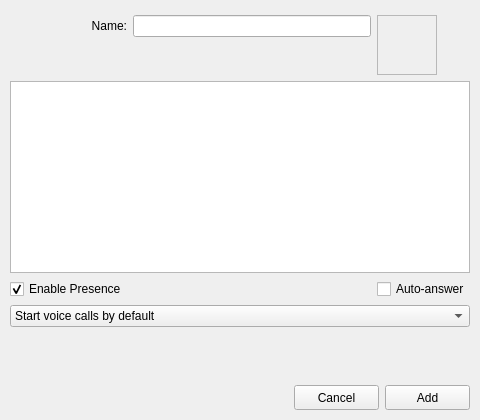
<?xml version="1.0" encoding="UTF-8"?>
<ui version="4.0">
 <class>contact_editor</class>
 <widget class="QDialog" name="contact_editor">
  <property name="geometry">
   <rect>
    <x>0</x>
    <y>0</y>
    <width>480</width>
    <height>420</height>
   </rect>
  </property>
  <property name="minimumSize">
   <size>
    <width>480</width>
    <height>420</height>
   </size>
  </property>
  <property name="windowTitle">
   <string>Contact Editor</string>
  </property>
  <layout class="QGridLayout" name="grid_layout">
   <property name="leftMargin">
    <number>10</number>
   </property>
   <property name="topMargin">
    <number>15</number>
   </property>
   <property name="rightMargin">
    <number>10</number>
   </property>
   <property name="bottomMargin">
    <number>10</number>
   </property>
   <item row="0" column="1">
    <widget class="LineEdit" name="name_editor">
     <property name="inactiveText" stdset="0">
      <string>Contact Name</string>
     </property>
     <property name="widgetSpacing" stdset="0">
      <number>0</number>
     </property>
    </widget>
   </item>
   <item row="0" column="0">
    <widget class="QLabel" name="name_label">
     <property name="text">
      <string>Name:</string>
     </property>
     <property name="alignment">
      <set>Qt::AlignRight|Qt::AlignTrailing|Qt::AlignVCenter</set>
     </property>
    </widget>
   </item>
   <item row="0" column="2" rowspan="2">
    <widget class="IconSelector" name="icon_selector">
     <property name="sizePolicy">
      <sizepolicy hsizetype="Minimum" vsizetype="Minimum">
       <horstretch>0</horstretch>
       <verstretch>0</verstretch>
      </sizepolicy>
     </property>
     <property name="minimumSize">
      <size>
       <width>60</width>
       <height>60</height>
      </size>
     </property>
     <property name="maximumSize">
      <size>
       <width>60</width>
       <height>60</height>
      </size>
     </property>
     <property name="frameShape">
      <enum>QFrame::StyledPanel</enum>
     </property>
     <property name="frameShadow">
      <enum>QFrame::Sunken</enum>
     </property>
     <property name="pixmap">
      <pixmap>icons/default-avatar.png</pixmap>
     </property>
     <property name="alignment">
      <set>Qt::AlignCenter</set>
     </property>
     <property name="default_icon" stdset="0">
      <iconset>
       <normaloff>icons/default-avatar.png</normaloff>icons/default-avatar.png</iconset>
     </property>
     <property name="icon_size" stdset="0">
      <number>48</number>
     </property>
    </widget>
   </item>
   <item row="6" column="0" colspan="3">
    <layout class="QHBoxLayout" name="button_box_layout">
     <property name="spacing">
      <number>6</number>
     </property>
     <item>
      <spacer name="button_box_spacer">
       <property name="orientation">
        <enum>Qt::Horizontal</enum>
       </property>
       <property name="sizeHint" stdset="0">
        <size>
         <width>40</width>
         <height>20</height>
        </size>
       </property>
      </spacer>
     </item>
     <item>
      <widget class="QPushButton" name="reject_button">
       <property name="minimumSize">
        <size>
         <width>85</width>
         <height>25</height>
        </size>
       </property>
       <property name="text">
        <string>Cancel</string>
       </property>
       <property name="autoDefault">
        <bool>false</bool>
       </property>
      </widget>
     </item>
     <item>
      <widget class="QPushButton" name="accept_button">
       <property name="minimumSize">
        <size>
         <width>85</width>
         <height>25</height>
        </size>
       </property>
       <property name="text">
        <string>Add</string>
       </property>
       <property name="autoDefault">
        <bool>false</bool>
       </property>
       <property name="default">
        <bool>false</bool>
       </property>
      </widget>
     </item>
    </layout>
   </item>
   <item row="5" column="0" colspan="3">
    <spacer name="grid_spacer">
     <property name="orientation">
      <enum>Qt::Vertical</enum>
     </property>
     <property name="sizeType">
      <enum>QSizePolicy::MinimumExpanding</enum>
     </property>
     <property name="sizeHint" stdset="0">
      <size>
       <width>20</width>
       <height>20</height>
      </size>
     </property>
    </spacer>
   </item>
   <item row="2" column="0" colspan="3">
    <widget class="ContactURITableView" name="addresses_table">
     <property name="palette">
      <palette>
       <active>
        <colorrole role="AlternateBase">
         <brush brushstyle="SolidPattern">
          <color alpha="255">
           <red>238</red>
           <green>238</green>
           <blue>238</blue>
          </color>
         </brush>
        </colorrole>
       </active>
       <inactive>
        <colorrole role="AlternateBase">
         <brush brushstyle="SolidPattern">
          <color alpha="255">
           <red>238</red>
           <green>238</green>
           <blue>238</blue>
          </color>
         </brush>
        </colorrole>
       </inactive>
       <disabled>
        <colorrole role="AlternateBase">
         <brush brushstyle="SolidPattern">
          <color alpha="255">
           <red>238</red>
           <green>238</green>
           <blue>238</blue>
          </color>
         </brush>
        </colorrole>
       </disabled>
      </palette>
     </property>
     <property name="alternatingRowColors">
      <bool>true</bool>
     </property>
     <property name="selectionBehavior">
      <enum>QAbstractItemView::SelectRows</enum>
     </property>
     <property name="showGrid">
      <bool>false</bool>
     </property>
     <attribute name="verticalHeaderVisible">
      <bool>false</bool>
     </attribute>
     <attribute name="verticalHeaderDefaultSectionSize">
      <number>22</number>
     </attribute>
    </widget>
   </item>
   <item row="4" column="0" colspan="3">
    <widget class="QComboBox" name="preferred_media">
     <property name="sizePolicy">
      <sizepolicy hsizetype="Expanding" vsizetype="Fixed">
       <horstretch>0</horstretch>
       <verstretch>0</verstretch>
      </sizepolicy>
     </property>
     <item>
      <property name="text">
       <string>Start voice calls by default</string>
      </property>
     </item>
     <item>
      <property name="text">
       <string>Start video calls by default</string>
      </property>
     </item>
     <item>
      <property name="text">
       <string>Start chat sessions by default</string>
      </property>
     </item>
     <item>
      <property name="text">
       <string>Start voice + chat sessions by default</string>
      </property>
     </item>
     <item>
      <property name="text">
       <string>Start message sessions by default</string>
      </property>
     </item>
    </widget>
   </item>
   <item row="3" column="0">
    <widget class="QCheckBox" name="presence">
     <property name="text">
      <string>Enable Presence</string>
     </property>
     <property name="checked">
      <bool>true</bool>
     </property>
    </widget>
   </item>
   <item row="3" column="2">
    <widget class="QCheckBox" name="auto_answer">
     <property name="text">
      <string>Auto-answer</string>
     </property>
    </widget>
   </item>
  </layout>
 </widget>
 <customwidgets>
  <customwidget>
   <class>LineEdit</class>
   <extends>QLineEdit</extends>
   <header>blink.widgets.lineedit</header>
  </customwidget>
  <customwidget>
   <class>IconSelector</class>
   <extends>QLabel</extends>
   <header>blink.widgets.labels</header>
  </customwidget>
  <customwidget>
   <class>ContactURITableView</class>
   <extends>QTableView</extends>
   <header>blink.contacts</header>
  </customwidget>
 </customwidgets>
 <tabstops>
  <tabstop>name_editor</tabstop>
  <tabstop>addresses_table</tabstop>
  <tabstop>presence</tabstop>
  <tabstop>preferred_media</tabstop>
  <tabstop>accept_button</tabstop>
  <tabstop>reject_button</tabstop>
 </tabstops>
 <resources/>
 <connections>
  <connection>
   <sender>accept_button</sender>
   <signal>clicked()</signal>
   <receiver>contact_editor</receiver>
   <slot>accept()</slot>
   <hints>
    <hint type="sourcelabel">
     <x>396</x>
     <y>301</y>
    </hint>
    <hint type="destinationlabel">
     <x>341</x>
     <y>190</y>
    </hint>
   </hints>
  </connection>
  <connection>
   <sender>reject_button</sender>
   <signal>clicked()</signal>
   <receiver>contact_editor</receiver>
   <slot>reject()</slot>
   <hints>
    <hint type="sourcelabel">
     <x>292</x>
     <y>306</y>
    </hint>
    <hint type="destinationlabel">
     <x>272</x>
     <y>131</y>
    </hint>
   </hints>
  </connection>
 </connections>
 <designerdata>
  <property name="gridDeltaX">
   <number>10</number>
  </property>
  <property name="gridDeltaY">
   <number>10</number>
  </property>
  <property name="gridSnapX">
   <bool>true</bool>
  </property>
  <property name="gridSnapY">
   <bool>true</bool>
  </property>
  <property name="gridVisible">
   <bool>true</bool>
  </property>
 </designerdata>
</ui>
